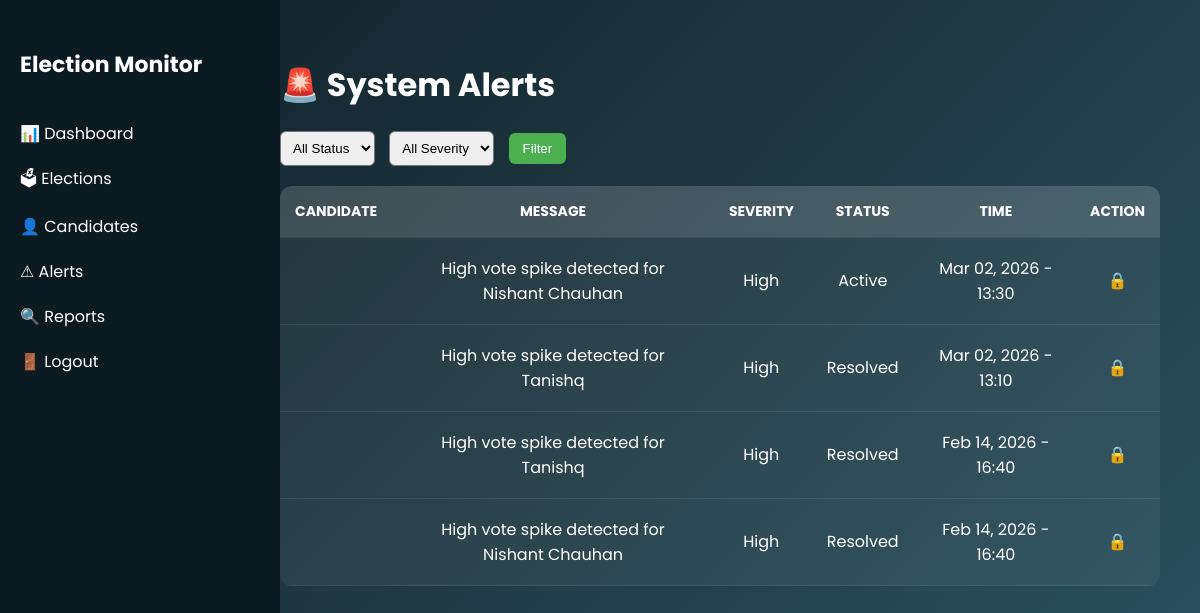
/alerts/ (signed in), run on an earlier commit of the app's database.
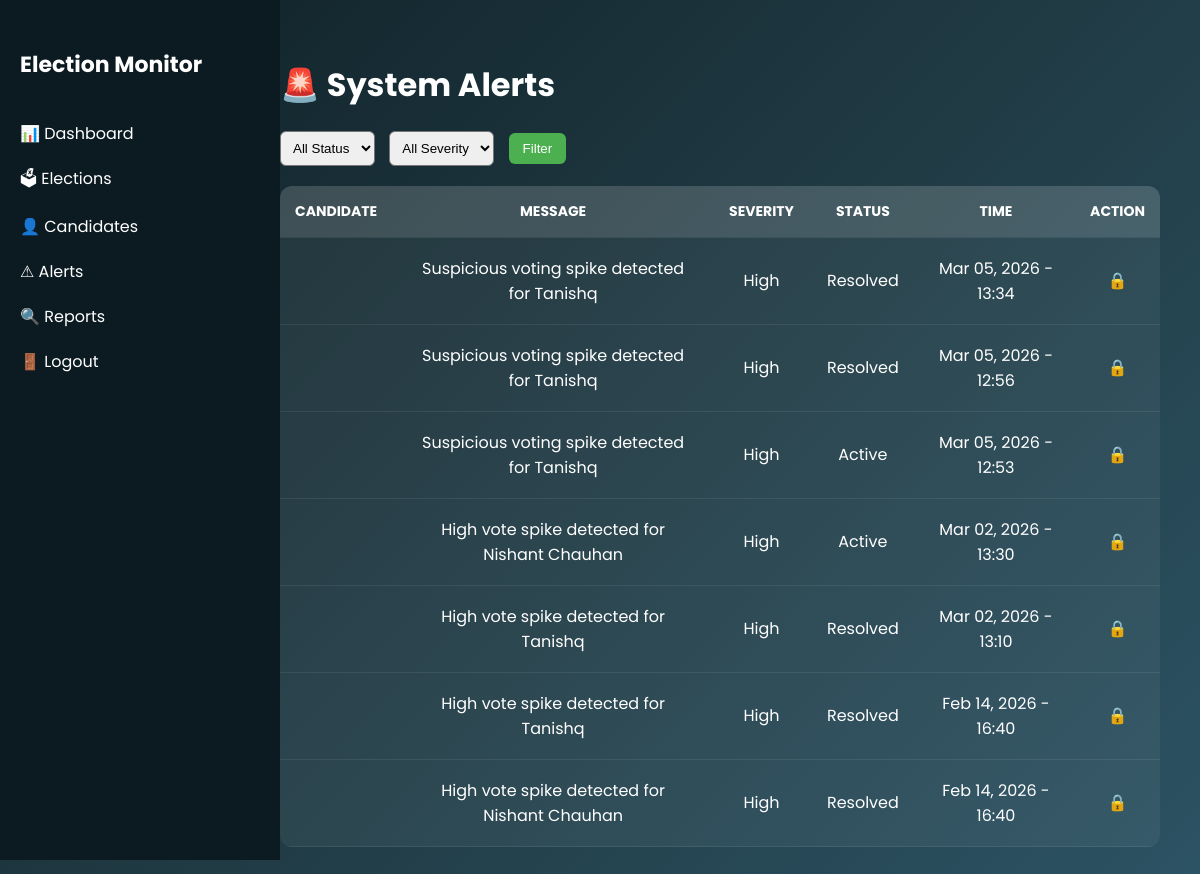
And on a later commit of the database.
### core/models.py (models this page shows, shortened)
class Alert(models.Model):
    anomaly = models.ForeignKey(Anomaly, on_delete=models.CASCADE)
    message = models.CharField(max_length=255)
    severity = models.CharField(max_length=20, default="High")
    created_at = models.DateTimeField(auto_now_add=True)
    status = models.CharField(max_length=20, default="Active")

### core/views.py (the view)
# urls.py: path("alerts/", alerts_page, name="alerts"),
@login_required
def alerts_page(request):
    alerts = Alert.objects.all().order_by('-created_at')
    status_filter = request.GET.get('status')
    severity_filter = request.GET.get('severity')
    if status_filter and status_filter != "All":
        alerts = alerts.filter(status=status_filter)
    if severity_filter and severity_filter != "All":
        alerts = alerts.filter(severity=severity_filter)
    is_admin = request.user.groups.filter(name='Admin').exists()
    context = {
        "alerts": alerts,
        "is_admin": is_admin,
        "selected_status": status_filter,
        "selected_severity": severity_filter
    }
    return render(request, "alerts.html", context)

### core/templates/alerts.html (shortened to what this page needs)
{% load static %}
<!DOCTYPE html>
<html>
<head>
    <link rel="stylesheet" href="{% static 'core/css/dashboard.css' %}">
</head>
<body>
<div class="sidebar">
    <h2>Election Monitor</h2>
    <ul>
        <li><a href="{% url 'dashboard' %}">📊 Dashboard</a></li>
        <li>🗳 Elections</li>
        <li>👤 Candidates</li>
        <li class="active">⚠ Alerts</li>
        <li>🔍 Reports</li>
        <li><a href="{% url 'logout' %}">🚪 Logout</a></li>
    </ul>
</div>
<div class="main">
    <div class="topbar">
        <h1>🚨 System Alerts</h1>
    </div>
    <div class="filter-box">
<form method="get">
<select name="status">
<option value="All">All Status</option>
</select>
<select name="severity">
<option value="All">All Severity</option>
</select>
<button type="submit">Filter</button>
</form>
</div>
    <div class="table-wrapper">
        <table class="vote-table">
            <thead>
                <tr>
                    <th>Candidate</th>
                    <th>Message</th>
                    <th>Severity</th>
                    <th>Status</th>
                    <th>Time</th>
                    <th>Action</th>
                </tr>
            </thead>
            <tbody>
                {% for alert in alerts %}
                <tr>
                    <td>{{ alert.candidate.name }}</td>
                    <td>{{ alert.message }}</td>
                    <td>{{ alert.severity }}</td>
                    <td>{{ alert.status }}</td>
                    <td>{{ alert.created_at|date:"M d, Y - H:i" }}</td>
                    <td>
                        {% if is_admin %}
                            {% if alert.status == "Active" %}
                                <a href="{% url 'resolve_alert' alert.id %}" class="resolve-btn">
                                    Resolve
                                </a>
                            {% else %}
                                ✔
                            {% endif %}
                        {% else %}
                            🔒
                        {% endif %}
                    </td>
                </tr>
                {% empty %}
                <tr>
                    <td colspan="6" style="text-align:center;">
                        No alerts found
                    </td>
                </tr>
                {% endfor %}
            </tbody>
        </table>
    </div>
</div>
</body>
</html>

### core/static/core/css/dashboard.css (style rules this page uses)
body { margin: 0; font-family: 'Poppins', sans-serif; display: flex; min-height: 100vh; background: linear-gradient(135deg, #0f2027, #203a43, #2c5364); color: white; }
.sidebar { width: 240px; background: #0c1b22; padding: 30px 20px; position: fixed; height: 100vh; }
.sidebar h2 { margin-bottom: 40px; font-size: 22px; }
.sidebar ul { list-style: none; padding: 0; }
.sidebar ul li { margin-bottom: 20px; transition: 0.3s; }
.sidebar ul li a, .sidebar ul li { color: white; text-decoration: none; font-size: 16px; }
.main { margin-left: 240px; padding: 40px; width: calc(100% - 240px); }
.vote-table { width: 100%; border-collapse: collapse; background: rgba(255, 255, 255, 0.05); border-radius: 12px; overflow: hidden; }
.vote-table th { background: rgba(255, 255, 255, 0.12); padding: 15px; text-transform: uppercase; font-size: 14px; }
.vote-table td { padding: 18px; text-align: center; }
.vote-table tr { border-bottom: 1px solid rgba(255,255,255,0.08); transition: 0.2s; }
.filter-box { margin:20px 0; }
.filter-box select { padding:8px; margin-right:10px; border-radius:6px; }
.filter-box button { padding:8px 14px; border:none; background:#4CAF50; color:white; border-radius:6px; cursor:pointer; }

What changed in the data, as far as the page shows it:
added Alert: message "Suspicious voting spike detected for Tanishq", severity "High", status "Resolved", created_at "Mar 05, 2026 - 13:34"
added Alert: message "Suspicious voting spike detected for Tanishq", severity "High", status "Resolved", created_at "Mar 05, 2026 - 12:56"
added Alert: message "Suspicious voting spike detected for Tanishq", severity "High", status "Active", created_at "Mar 05, 2026 - 12:53"
